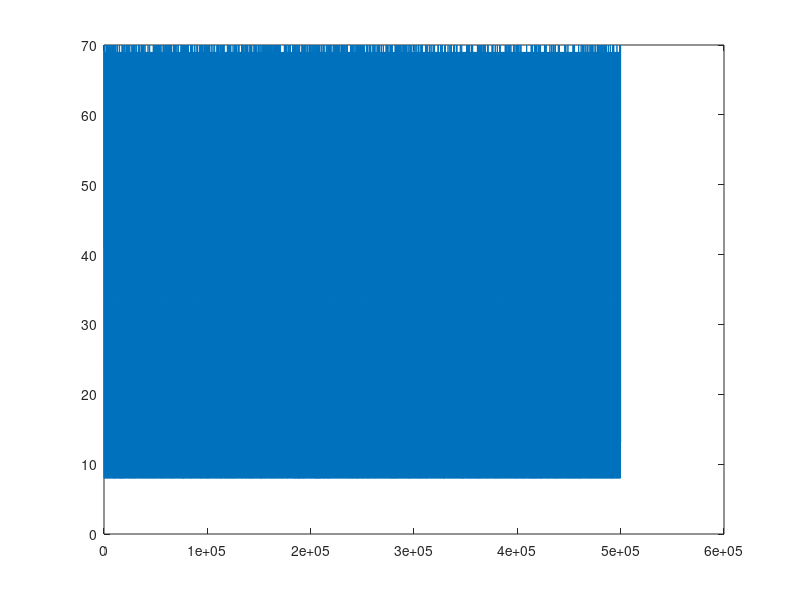
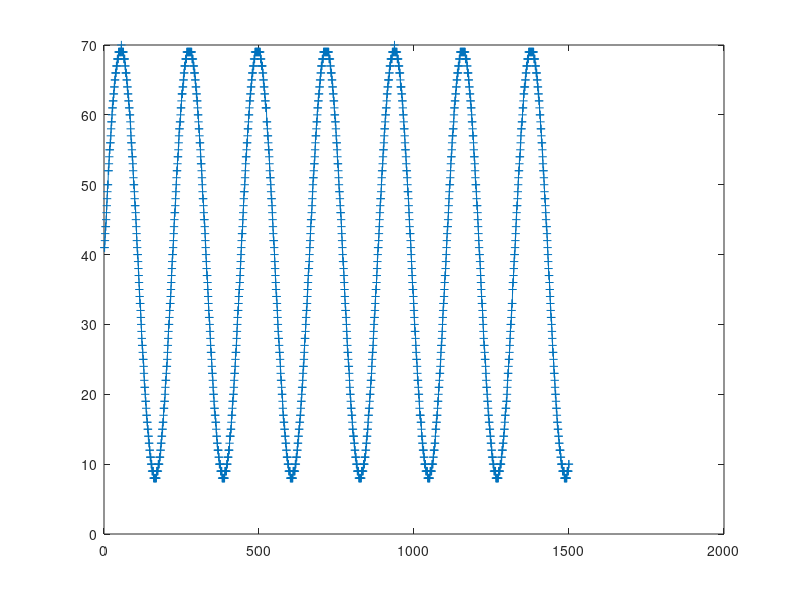
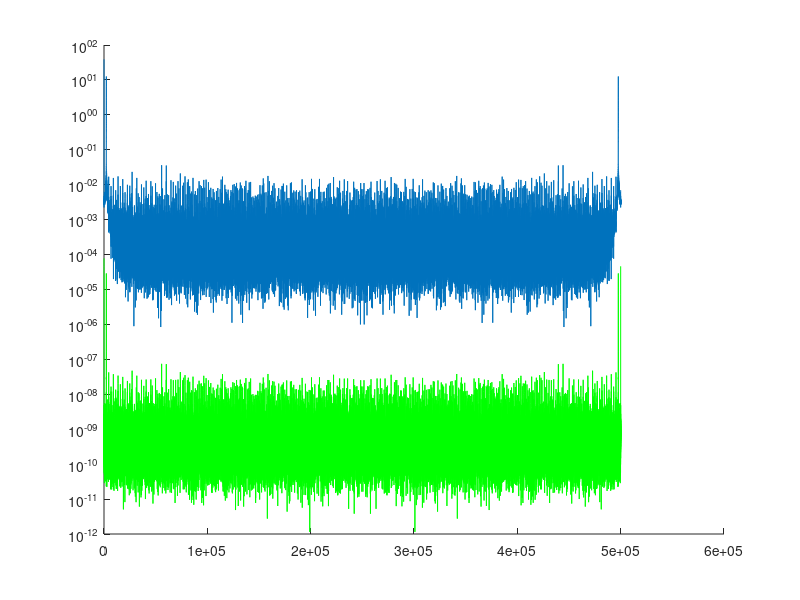

Source code (MATLAB) for these figures, in order:
% copy the output of teensymonitor into monitorBuffer.txt
% change the format if you need

clear

fid = fopen('monitorBuffer.txt');
dataArray = textscan(fid, '%d', 'Delimiter', '', 'WhiteSpace', '', 'EmptyValue' ,NaN, 'CommentStyle', 'Current Buffer index DMA is writing to:');
% dataArray = textscan(fid, '[%d, %d]', 'Delimiter', '', 'WhiteSpace', '', 'EmptyValue' ,NaN, 'ReturnOnError', false);

data = zeros(length(dataArray{1,1}),length(dataArray));

for i=1:length(dataArray)
    data(:,i) = dataArray{1,i};
end


figure(1)
plot(data)

figure(2)
plot(data(1:min(1500,length(data))), '+-')

figure(3)
clf
hold on
semilogy(abs(fft(double(data)))/length(data))
w = blackman (length(data), "periodic");
w = w/trapz(w);
semilogy(abs(fft(w.*double(data)))/length(data),'g')
hold off

tic
FFT = fft(data);
toc
